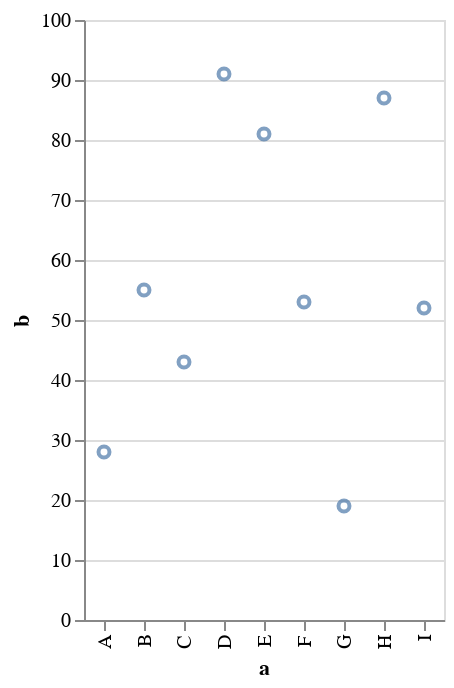

Specify this chart in Vega-Lite:
### Vega-Lite specification from a JSON file in a GitHub repository (floating-point values rounded to 4 significant figures)
{"encoding": {"x": {"field": "a", "type": "nominal"}, "y": {"field": "b", "type": "quantitative"}}, "mark": "point", "data": {"values": [{"a": "A", "b": 28}, {"a": "B", "b": 55}, {"a": "C", "b": 43}, {"a": "D", "b": 91}, {"a": "E", "b": 81}, {"a": "F", "b": 53}, {"a": "G", "b": 19}, {"a": "H", "b": 87}, {"a": "I", "b": 52}]}, "$schema": "https://vega.github.io/schema/vega-lite/v1.2.1.json"}
